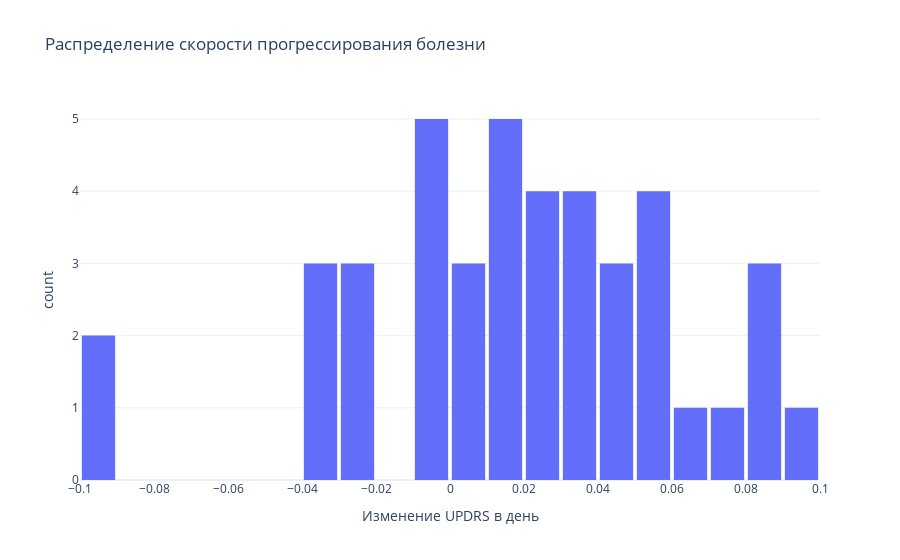

Here is the notebook cell this chart was saved with:
### Code cell
# 1. Рассчитываем прогрессию для каждого пациента
slopes = []
for sub in df['subject#'].unique():
    subset = df[df['subject#'] == sub].sort_values('test_time')
    
    # Разницу между последним и первым визитом
    start_val = subset['total_UPDRS'].iloc[0]
    end_val = subset['total_UPDRS'].iloc[-1]
    
    start_time = subset['test_time'].iloc[0]
    end_time = subset['test_time'].iloc[-1]
    
    # Формула скорости: (Конец - Начало) / Количество дней
    duration = end_time - start_time
    if duration > 0:
        rate = (end_val - start_val) / duration
    else:
        rate = 0
        
    slopes.append({'subject#': sub, 'progression_rate': rate})

progression_df = pd.DataFrame(slopes)

import plotly.express as px

fig_hist = px.histogram(
    progression_df,
    x="progression_rate",
    nbins=30,
    title="Распределение скорости прогрессирования болезни",
    labels={'progression_rate': 'Изменение UPDRS в день'},
    color_discrete_sequence=['#636EFA']
)

fig_hist.update_layout(
    bargap=0.1,
    template="plotly_white"
)

fig_hist.show()

### Figure 1 — Plotly figure (JSON) as saved in the notebook; plotly's stock layout.template omitted (floating-point values rounded to 4 significant figures)
{"data": [{"bingroup": "x", "hovertemplate": "Изменение UPDRS в день=%{x}<br>count=%{y}<extra></extra>", "legendgroup": "", "marker": {"color": "#636EFA", "pattern": {"shape": ""}}, "name": "", "nbinsx": 30, "orientation": "v", "showlegend": false, "type": "histogram", "x": [0.0803, 0.04351, 0.08832, 0.07765, 0.03429, 0.03941, -0.02443, 0.0282, 0.0198, 0.01668, -0.002195, -0.03917, 0.05969, 0.08791, 0.05033, 0.0492, -0.003268, -0.005935, 0.009886, -0.00796, 0.05852, 0.0151, 0.03176, 0.02586, 0.0516, -0.03087, 0.04362, -0.09415, 0.001044, -0.09303, -0.0393, -0.02246, 0.02732, 0.003687, -0.004919, 0.03357, 0.09322, 0.01554, 0.06401, -0.02261, 0.02833, 0.01646], "xaxis": "x", "yaxis": "y"}], "layout": {"bargap": 0.1, "barmode": "relative", "legend": {"tracegroupgap": 0}, "title": {"text": "Распределение скорости прогрессирования болезни"}, "xaxis": {"anchor": "y", "domain": [0, 1], "title": {"text": "Изменение UPDRS в день"}}, "yaxis": {"anchor": "x", "domain": [0, 1], "title": {"text": "count"}}}}
